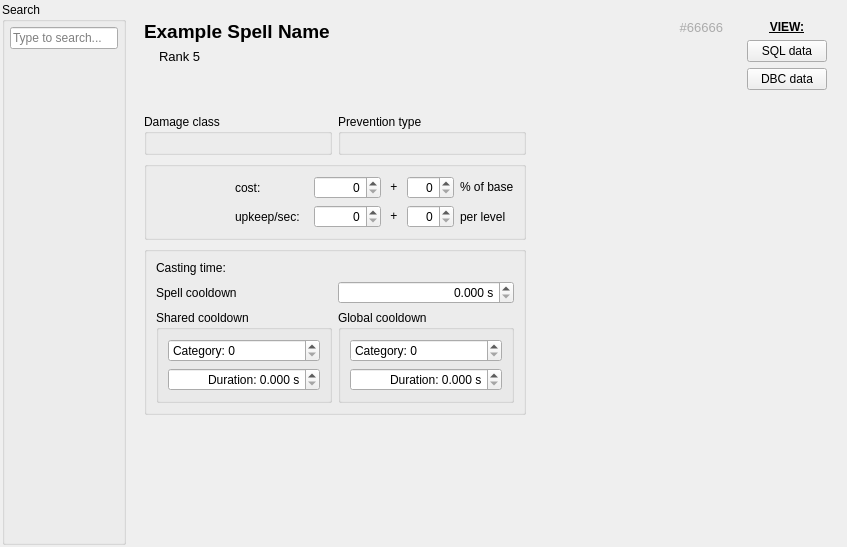
<?xml version="1.0" encoding="UTF-8"?>
<ui version="4.0">
 <class>SpellDBCPage</class>
 <widget class="SpellDBCPage" name="SpellDBCPage">
  <property name="geometry">
   <rect>
    <x>0</x>
    <y>0</y>
    <width>847</width>
    <height>547</height>
   </rect>
  </property>
  <property name="windowTitle">
   <string>SpellDBCPage</string>
  </property>
  <layout class="QHBoxLayout" name="horizontalLayout">
   <property name="spacing">
    <number>0</number>
   </property>
   <property name="leftMargin">
    <number>2</number>
   </property>
   <property name="topMargin">
    <number>2</number>
   </property>
   <property name="rightMargin">
    <number>2</number>
   </property>
   <property name="bottomMargin">
    <number>2</number>
   </property>
   <item>
    <widget class="QGroupBox" name="groupBox">
     <property name="sizePolicy">
      <sizepolicy hsizetype="Fixed" vsizetype="Preferred">
       <horstretch>0</horstretch>
       <verstretch>0</verstretch>
      </sizepolicy>
     </property>
     <property name="title">
      <string>Search</string>
     </property>
     <layout class="QVBoxLayout" name="verticalLayout">
      <property name="leftMargin">
       <number>5</number>
      </property>
      <property name="topMargin">
       <number>5</number>
      </property>
      <property name="rightMargin">
       <number>5</number>
      </property>
      <property name="bottomMargin">
       <number>5</number>
      </property>
      <item>
       <widget class="QLineEdit" name="_searchBox">
        <property name="inputMask">
         <string/>
        </property>
        <property name="text">
         <string/>
        </property>
        <property name="placeholderText">
         <string>Type to search...</string>
        </property>
       </widget>
      </item>
      <item>
       <widget class="SpellSearchResults" name="_searchResults" native="true"/>
      </item>
     </layout>
    </widget>
   </item>
   <item>
    <widget class="SpellDataDisplay" name="_dataDisplay" native="true">
     <layout class="QGridLayout" name="gridLayout_2">
      <item row="0" column="0" colspan="3" alignment="Qt::AlignTop">
       <widget class="SpellBaseProperties" name="_baseProperties" native="true">
        <property name="title" stdset="0">
         <string/>
        </property>
        <layout class="QGridLayout" name="gridLayout_3">
         <item row="0" column="0">
          <widget class="QLabel" name="_spellName">
           <property name="font">
            <font>
             <pointsize>14</pointsize>
             <weight>75</weight>
             <bold>true</bold>
            </font>
           </property>
           <property name="text">
            <string>Example Spell Name</string>
           </property>
           <property name="alignment">
            <set>Qt::AlignLeading|Qt::AlignLeft|Qt::AlignTop</set>
           </property>
          </widget>
         </item>
         <item row="1" column="0">
          <widget class="QLabel" name="_spellRank">
           <property name="font">
            <font>
             <pointsize>10</pointsize>
            </font>
           </property>
           <property name="text">
            <string>Rank 5</string>
           </property>
           <property name="indent">
            <number>15</number>
           </property>
          </widget>
         </item>
         <item row="0" column="1">
          <widget class="QLabel" name="_spellId">
           <property name="palette">
            <palette>
             <active>
              <colorrole role="WindowText">
               <brush brushstyle="SolidPattern">
                <color alpha="255">
                 <red>171</red>
                 <green>171</green>
                 <blue>171</blue>
                </color>
               </brush>
              </colorrole>
             </active>
             <inactive>
              <colorrole role="WindowText">
               <brush brushstyle="SolidPattern">
                <color alpha="255">
                 <red>171</red>
                 <green>171</green>
                 <blue>171</blue>
                </color>
               </brush>
              </colorrole>
             </inactive>
             <disabled>
              <colorrole role="WindowText">
               <brush brushstyle="SolidPattern">
                <color alpha="255">
                 <red>120</red>
                 <green>120</green>
                 <blue>120</blue>
                </color>
               </brush>
              </colorrole>
             </disabled>
            </palette>
           </property>
           <property name="font">
            <font>
             <pointsize>10</pointsize>
            </font>
           </property>
           <property name="text">
            <string>#66666</string>
           </property>
           <property name="alignment">
            <set>Qt::AlignRight|Qt::AlignTop|Qt::AlignTrailing</set>
           </property>
          </widget>
         </item>
         <item row="1" column="1">
          <widget class="SpellFamilyDropdown" name="_spellFamily" native="true">
           <property name="text" stdset="0">
            <string>TextLabel</string>
           </property>
          </widget>
         </item>
        </layout>
       </widget>
      </item>
      <item row="0" column="3">
       <widget class="SpellSourceSelector" name="_sourceSelector" native="true">
        <property name="sizePolicy">
         <sizepolicy hsizetype="Fixed" vsizetype="Fixed">
          <horstretch>1</horstretch>
          <verstretch>0</verstretch>
         </sizepolicy>
        </property>
        <property name="layoutDirection">
         <enum>Qt::LeftToRight</enum>
        </property>
        <property name="title" stdset="0">
         <string/>
        </property>
        <layout class="QVBoxLayout" name="verticalLayout_4">
         <property name="leftMargin">
          <number>0</number>
         </property>
         <property name="topMargin">
          <number>0</number>
         </property>
         <property name="rightMargin">
          <number>0</number>
         </property>
         <property name="bottomMargin">
          <number>0</number>
         </property>
         <item>
          <widget class="QStackedWidget" name="_sourcePageSelector">
           <property name="currentIndex">
            <number>0</number>
           </property>
           <widget class="QWidget" name="page">
            <layout class="QVBoxLayout" name="verticalLayout_3">
             <item>
              <widget class="QLabel" name="label">
               <property name="font">
                <font>
                 <weight>75</weight>
                 <bold>true</bold>
                 <underline>true</underline>
                </font>
               </property>
               <property name="text">
                <string>VIEW:</string>
               </property>
               <property name="alignment">
                <set>Qt::AlignCenter</set>
               </property>
              </widget>
             </item>
             <item>
              <widget class="QPushButton" name="_buttonDB">
               <property name="text">
                <string>SQL data</string>
               </property>
              </widget>
             </item>
             <item>
              <widget class="QPushButton" name="_buttonDBC">
               <property name="text">
                <string>DBC data</string>
               </property>
              </widget>
             </item>
            </layout>
           </widget>
           <widget class="QWidget" name="page_2">
            <layout class="QVBoxLayout" name="verticalLayout_5">
             <item>
              <widget class="QLabel" name="label_2">
               <property name="font">
                <font>
                 <weight>75</weight>
                 <bold>true</bold>
                 <underline>true</underline>
                </font>
               </property>
               <property name="text">
                <string>CHANGES:</string>
               </property>
               <property name="alignment">
                <set>Qt::AlignCenter</set>
               </property>
              </widget>
             </item>
             <item>
              <widget class="QPushButton" name="_buttonSave">
               <property name="text">
                <string>Save to DB</string>
               </property>
              </widget>
             </item>
             <item>
              <widget class="QPushButton" name="_buttonDiscard">
               <property name="text">
                <string>Discard</string>
               </property>
              </widget>
             </item>
            </layout>
           </widget>
          </widget>
         </item>
        </layout>
       </widget>
      </item>
      <item row="1" column="1">
       <widget class="SpellAuraProperties" name="_auraProperties" native="true">
        <property name="title" stdset="0">
         <string>Aura properties</string>
        </property>
       </widget>
      </item>
      <item row="2" column="0">
       <widget class="SpellCasterProperties" name="_casterProperties" native="true">
        <property name="title" stdset="0">
         <string>Caster properties</string>
        </property>
       </widget>
      </item>
      <item row="2" column="1">
       <widget class="SpellTargetProperties" name="_targetProperties" native="true">
        <property name="sizePolicy">
         <sizepolicy hsizetype="Preferred" vsizetype="Preferred">
          <horstretch>0</horstretch>
          <verstretch>0</verstretch>
         </sizepolicy>
        </property>
        <property name="title" stdset="0">
         <string>Target properties</string>
        </property>
       </widget>
      </item>
      <item row="1" column="2" rowspan="3" colspan="2">
       <widget class="SpellAttributes" name="_attributes" native="true">
        <property name="title" stdset="0">
         <string>Spell attributes</string>
        </property>
        <layout class="QVBoxLayout" name="verticalLayout_2">
         <property name="spacing">
          <number>0</number>
         </property>
         <property name="leftMargin">
          <number>0</number>
         </property>
         <property name="topMargin">
          <number>0</number>
         </property>
         <property name="rightMargin">
          <number>0</number>
         </property>
         <property name="bottomMargin">
          <number>0</number>
         </property>
         <item>
          <widget class="QStackedWidget" name="_pageSelector">
           <property name="sizePolicy">
            <sizepolicy hsizetype="Expanding" vsizetype="Expanding">
             <horstretch>0</horstretch>
             <verstretch>0</verstretch>
            </sizepolicy>
           </property>
           <widget class="SpellAttributesOverview" name="_overview"/>
          </widget>
         </item>
        </layout>
       </widget>
      </item>
      <item row="1" column="0">
       <widget class="SpellProperties" name="_spellProperties" native="true">
        <property name="title" stdset="0">
         <string>Spell properties</string>
        </property>
        <layout class="QVBoxLayout" name="verticalLayout_6">
         <item>
          <widget class="QWidget" name="widget" native="true">
           <layout class="QHBoxLayout" name="horizontalLayout_5">
            <property name="leftMargin">
             <number>0</number>
            </property>
            <property name="topMargin">
             <number>0</number>
            </property>
            <property name="rightMargin">
             <number>0</number>
            </property>
            <property name="bottomMargin">
             <number>0</number>
            </property>
            <item>
             <widget class="QGroupBox" name="groupBox_6">
              <property name="title">
               <string>Damage class</string>
              </property>
              <layout class="QVBoxLayout" name="verticalLayout_9">
               <item>
                <widget class="SpellDamageClassDropdown" name="_damageClass" native="true">
                 <property name="text" stdset="0">
                  <string>TextLabel</string>
                 </property>
                </widget>
               </item>
              </layout>
             </widget>
            </item>
            <item>
             <widget class="QGroupBox" name="groupBox_7">
              <property name="title">
               <string>Prevention type</string>
              </property>
              <layout class="QVBoxLayout" name="verticalLayout_10">
               <item>
                <widget class="SpellPreventionTypeDropdown" name="_preventionType" native="true">
                 <property name="text" stdset="0">
                  <string>TextLabel</string>
                 </property>
                </widget>
               </item>
              </layout>
             </widget>
            </item>
           </layout>
          </widget>
         </item>
         <item>
          <widget class="QGroupBox" name="groupBox_3">
           <property name="title">
            <string/>
           </property>
           <layout class="QGridLayout" name="gridLayout_5">
            <item row="0" column="1">
             <widget class="QLabel" name="label_5">
              <property name="text">
               <string>cost:</string>
              </property>
             </widget>
            </item>
            <item row="0" column="0">
             <widget class="PowerTypeDropdown" name="_powerType" native="true">
              <property name="sizePolicy">
               <sizepolicy hsizetype="Preferred" vsizetype="Preferred">
                <horstretch>0</horstretch>
                <verstretch>0</verstretch>
               </sizepolicy>
              </property>
              <property name="text" stdset="0">
               <string>TextLabel</string>
              </property>
             </widget>
            </item>
            <item row="1" column="1">
             <widget class="QLabel" name="_upkeepLabel">
              <property name="text">
               <string>upkeep/sec:</string>
              </property>
             </widget>
            </item>
            <item row="0" column="2">
             <widget class="QStackedWidget" name="_powerTypeSub">
              <property name="sizePolicy">
               <sizepolicy hsizetype="Maximum" vsizetype="Maximum">
                <horstretch>0</horstretch>
                <verstretch>0</verstretch>
               </sizepolicy>
              </property>
              <property name="currentIndex">
               <number>0</number>
              </property>
              <widget class="QWidget" name="page_3">
               <property name="sizePolicy">
                <sizepolicy hsizetype="Maximum" vsizetype="Maximum">
                 <horstretch>0</horstretch>
                 <verstretch>0</verstretch>
                </sizepolicy>
               </property>
               <layout class="QHBoxLayout" name="horizontalLayout_2">
                <property name="spacing">
                 <number>6</number>
                </property>
                <property name="sizeConstraint">
                 <enum>QLayout::SetDefaultConstraint</enum>
                </property>
                <property name="leftMargin">
                 <number>0</number>
                </property>
                <property name="topMargin">
                 <number>0</number>
                </property>
                <property name="rightMargin">
                 <number>0</number>
                </property>
                <property name="bottomMargin">
                 <number>0</number>
                </property>
                <item>
                 <widget class="QSpinBox" name="_manaCost">
                  <property name="sizePolicy">
                   <sizepolicy hsizetype="Fixed" vsizetype="Fixed">
                    <horstretch>0</horstretch>
                    <verstretch>0</verstretch>
                   </sizepolicy>
                  </property>
                  <property name="alignment">
                   <set>Qt::AlignRight|Qt::AlignTrailing|Qt::AlignVCenter</set>
                  </property>
                  <property name="minimum">
                   <number>0</number>
                  </property>
                  <property name="maximum">
                   <number>999999</number>
                  </property>
                 </widget>
                </item>
                <item>
                 <widget class="QLabel" name="_manaCostPctPrefix">
                  <property name="sizePolicy">
                   <sizepolicy hsizetype="Maximum" vsizetype="Maximum">
                    <horstretch>0</horstretch>
                    <verstretch>0</verstretch>
                   </sizepolicy>
                  </property>
                  <property name="text">
                   <string> + </string>
                  </property>
                 </widget>
                </item>
                <item>
                 <widget class="QSpinBox" name="_manaCostPercentage">
                  <property name="sizePolicy">
                   <sizepolicy hsizetype="Fixed" vsizetype="Fixed">
                    <horstretch>0</horstretch>
                    <verstretch>0</verstretch>
                   </sizepolicy>
                  </property>
                  <property name="alignment">
                   <set>Qt::AlignRight|Qt::AlignTrailing|Qt::AlignVCenter</set>
                  </property>
                  <property name="suffix">
                   <string/>
                  </property>
                  <property name="maximum">
                   <number>100</number>
                  </property>
                 </widget>
                </item>
                <item>
                 <widget class="QLabel" name="_manaCostPctSuffix">
                  <property name="sizePolicy">
                   <sizepolicy hsizetype="Maximum" vsizetype="Maximum">
                    <horstretch>0</horstretch>
                    <verstretch>0</verstretch>
                   </sizepolicy>
                  </property>
                  <property name="text">
                   <string>% of base</string>
                  </property>
                 </widget>
                </item>
               </layout>
              </widget>
              <widget class="QWidget" name="page_4">
               <property name="sizePolicy">
                <sizepolicy hsizetype="Maximum" vsizetype="Maximum">
                 <horstretch>0</horstretch>
                 <verstretch>0</verstretch>
                </sizepolicy>
               </property>
               <layout class="QHBoxLayout" name="horizontalLayout_3">
                <property name="leftMargin">
                 <number>0</number>
                </property>
                <property name="topMargin">
                 <number>0</number>
                </property>
                <property name="rightMargin">
                 <number>0</number>
                </property>
                <property name="bottomMargin">
                 <number>0</number>
                </property>
                <item>
                 <widget class="RuneCostDropdown" name="_runeCost" native="true">
                  <property name="sizePolicy">
                   <sizepolicy hsizetype="Maximum" vsizetype="Preferred">
                    <horstretch>0</horstretch>
                    <verstretch>0</verstretch>
                   </sizepolicy>
                  </property>
                  <property name="text" stdset="0">
                   <string>TextLabel</string>
                  </property>
                 </widget>
                </item>
               </layout>
              </widget>
             </widget>
            </item>
            <item row="1" column="2">
             <widget class="QWidget" name="_upkeepWidget" native="true">
              <layout class="QHBoxLayout" name="horizontalLayout_4">
               <property name="leftMargin">
                <number>0</number>
               </property>
               <property name="topMargin">
                <number>0</number>
               </property>
               <property name="rightMargin">
                <number>0</number>
               </property>
               <property name="bottomMargin">
                <number>0</number>
               </property>
               <item>
                <widget class="QSpinBox" name="_channelCost">
                 <property name="sizePolicy">
                  <sizepolicy hsizetype="Fixed" vsizetype="Fixed">
                   <horstretch>0</horstretch>
                   <verstretch>0</verstretch>
                  </sizepolicy>
                 </property>
                 <property name="alignment">
                  <set>Qt::AlignRight|Qt::AlignTrailing|Qt::AlignVCenter</set>
                 </property>
                 <property name="minimum">
                  <number>0</number>
                 </property>
                 <property name="maximum">
                  <number>999999</number>
                 </property>
                </widget>
               </item>
               <item>
                <widget class="QLabel" name="label_7">
                 <property name="sizePolicy">
                  <sizepolicy hsizetype="Maximum" vsizetype="Maximum">
                   <horstretch>0</horstretch>
                   <verstretch>0</verstretch>
                  </sizepolicy>
                 </property>
                 <property name="text">
                  <string> + </string>
                 </property>
                </widget>
               </item>
               <item>
                <widget class="QSpinBox" name="_channelCostPerLevel">
                 <property name="sizePolicy">
                  <sizepolicy hsizetype="Fixed" vsizetype="Fixed">
                   <horstretch>0</horstretch>
                   <verstretch>0</verstretch>
                  </sizepolicy>
                 </property>
                 <property name="alignment">
                  <set>Qt::AlignRight|Qt::AlignTrailing|Qt::AlignVCenter</set>
                 </property>
                 <property name="suffix">
                  <string/>
                 </property>
                 <property name="maximum">
                  <number>100</number>
                 </property>
                </widget>
               </item>
               <item>
                <widget class="QLabel" name="label_8">
                 <property name="text">
                  <string>per level</string>
                 </property>
                </widget>
               </item>
              </layout>
             </widget>
            </item>
           </layout>
          </widget>
         </item>
         <item>
          <widget class="QGroupBox" name="groupBox_2">
           <property name="title">
            <string/>
           </property>
           <layout class="QGridLayout" name="gridLayout_4">
            <item row="0" column="1">
             <widget class="SpellCastTimeDropdown" name="_castTime" native="true">
              <property name="text" stdset="0">
               <string>TextLabel</string>
              </property>
              <property name="margin" stdset="0">
               <number>2</number>
              </property>
             </widget>
            </item>
            <item row="0" column="0">
             <widget class="QLabel" name="label_3">
              <property name="text">
               <string>Casting time:</string>
              </property>
             </widget>
            </item>
            <item row="1" column="0">
             <widget class="QLabel" name="label_4">
              <property name="text">
               <string>Spell cooldown</string>
              </property>
             </widget>
            </item>
            <item row="1" column="1">
             <widget class="QDoubleSpinBox" name="_recoveryTime">
              <property name="alignment">
               <set>Qt::AlignRight|Qt::AlignTrailing|Qt::AlignVCenter</set>
              </property>
              <property name="suffix">
               <string> s</string>
              </property>
              <property name="decimals">
               <number>3</number>
              </property>
              <property name="maximum">
               <double>4294967.294999999925494</double>
              </property>
              <property name="singleStep">
               <double>0.500000000000000</double>
              </property>
             </widget>
            </item>
            <item row="2" column="0">
             <widget class="QGroupBox" name="groupBox_4">
              <property name="title">
               <string>Shared cooldown</string>
              </property>
              <layout class="QVBoxLayout" name="verticalLayout_7">
               <item>
                <widget class="QSpinBox" name="_spellCategory">
                 <property name="prefix">
                  <string>Category: </string>
                 </property>
                 <property name="maximum">
                  <number>429496729</number>
                 </property>
                </widget>
               </item>
               <item>
                <widget class="QDoubleSpinBox" name="_categoryCooldown">
                 <property name="alignment">
                  <set>Qt::AlignRight|Qt::AlignTrailing|Qt::AlignVCenter</set>
                 </property>
                 <property name="prefix">
                  <string>Duration: </string>
                 </property>
                 <property name="suffix">
                  <string> s</string>
                 </property>
                 <property name="decimals">
                  <number>3</number>
                 </property>
                 <property name="maximum">
                  <double>4294967.294999999925494</double>
                 </property>
                 <property name="singleStep">
                  <double>0.500000000000000</double>
                 </property>
                </widget>
               </item>
              </layout>
             </widget>
            </item>
            <item row="2" column="1">
             <widget class="QGroupBox" name="groupBox_5">
              <property name="title">
               <string>Global cooldown</string>
              </property>
              <layout class="QVBoxLayout" name="verticalLayout_8">
               <item>
                <widget class="QSpinBox" name="_gcdCategory">
                 <property name="toolTip">
                  <string>&lt;html&gt;&lt;head/&gt;&lt;body&gt;&lt;p&gt;The standard global cooldown uses &lt;span style=&quot; font-weight:600;&quot;&gt;category 133&lt;/span&gt;&lt;/p&gt;&lt;/body&gt;&lt;/html&gt;</string>
                 </property>
                 <property name="alignment">
                  <set>Qt::AlignLeading|Qt::AlignLeft|Qt::AlignVCenter</set>
                 </property>
                 <property name="prefix">
                  <string>Category: </string>
                 </property>
                 <property name="maximum">
                  <number>429496729</number>
                 </property>
                </widget>
               </item>
               <item>
                <widget class="QDoubleSpinBox" name="_gcdDuration">
                 <property name="alignment">
                  <set>Qt::AlignRight|Qt::AlignTrailing|Qt::AlignVCenter</set>
                 </property>
                 <property name="prefix">
                  <string>Duration: </string>
                 </property>
                 <property name="suffix">
                  <string> s</string>
                 </property>
                 <property name="decimals">
                  <number>3</number>
                 </property>
                 <property name="maximum">
                  <double>4294967.294999999925494</double>
                 </property>
                 <property name="singleStep">
                  <double>0.500000000000000</double>
                 </property>
                </widget>
               </item>
              </layout>
             </widget>
            </item>
           </layout>
          </widget>
         </item>
         <item>
          <widget class="SpellSchoolSelector" name="_spellSchools" native="true">
           <property name="title" stdset="0">
            <string>Spell schools:</string>
           </property>
          </widget>
         </item>
         <item>
          <widget class="CastInterruptSelector" name="_interruptFlags" native="true">
           <property name="title" stdset="0">
            <string>Cast interrupt flags:</string>
           </property>
          </widget>
         </item>
         <item>
          <widget class="ChannelInterruptSelector" name="_channelInterruptFlags" native="true">
           <property name="title" stdset="0">
            <string>Channel interrupt flags:</string>
           </property>
          </widget>
         </item>
        </layout>
       </widget>
      </item>
      <item row="3" column="0" colspan="2">
       <widget class="SpellEffectProperties" name="_effectProperties" native="true">
        <property name="title" stdset="0">
         <string/>
        </property>
       </widget>
      </item>
     </layout>
    </widget>
   </item>
  </layout>
 </widget>
 <customwidgets>
  <customwidget>
   <class>SpellDBCPage</class>
   <extends>QWidget</extends>
   <header>spelldbcpage.h</header>
   <container>1</container>
  </customwidget>
  <customwidget>
   <class>SpellSearchResults</class>
   <extends>QWidget</extends>
   <header>spellsearchresults.h</header>
  </customwidget>
  <customwidget>
   <class>SpellDataDisplay</class>
   <extends>QWidget</extends>
   <header>spelldatadisplay.h</header>
  </customwidget>
  <customwidget>
   <class>SpellBaseProperties</class>
   <extends>QWidget</extends>
   <header>spellbaseproperties.h</header>
  </customwidget>
  <customwidget>
   <class>SpellFamilyDropdown</class>
   <extends>QWidget</extends>
   <header>spellfamilydropdown.h</header>
  </customwidget>
  <customwidget>
   <class>SpellSourceSelector</class>
   <extends>QWidget</extends>
   <header>spellsourceselector.h</header>
  </customwidget>
  <customwidget>
   <class>SpellAuraProperties</class>
   <extends>QWidget</extends>
   <header>spellauraproperties.h</header>
  </customwidget>
  <customwidget>
   <class>SpellCasterProperties</class>
   <extends>QWidget</extends>
   <header>spellcasterproperties.h</header>
  </customwidget>
  <customwidget>
   <class>SpellTargetProperties</class>
   <extends>QWidget</extends>
   <header>spelltargetproperties.h</header>
  </customwidget>
  <customwidget>
   <class>SpellAttributes</class>
   <extends>QWidget</extends>
   <header>spellattributes.h</header>
  </customwidget>
  <customwidget>
   <class>SpellAttributesOverview</class>
   <extends>QWidget</extends>
   <header>spellattributesoverview.h</header>
  </customwidget>
  <customwidget>
   <class>SpellProperties</class>
   <extends>QWidget</extends>
   <header>spellproperties.h</header>
  </customwidget>
  <customwidget>
   <class>SpellDamageClassDropdown</class>
   <extends>QWidget</extends>
   <header>spelldamageclassdropdown.h</header>
  </customwidget>
  <customwidget>
   <class>SpellPreventionTypeDropdown</class>
   <extends>QWidget</extends>
   <header>spellpreventiontypedropdown.h</header>
  </customwidget>
  <customwidget>
   <class>PowerTypeDropdown</class>
   <extends>QWidget</extends>
   <header>powertypedropdown.h</header>
  </customwidget>
  <customwidget>
   <class>RuneCostDropdown</class>
   <extends>QWidget</extends>
   <header>runecostdropdown.h</header>
  </customwidget>
  <customwidget>
   <class>SpellCastTimeDropdown</class>
   <extends>QWidget</extends>
   <header>spellcasttimedropdown.h</header>
  </customwidget>
  <customwidget>
   <class>SpellSchoolSelector</class>
   <extends>QWidget</extends>
   <header>spellschoolselector.h</header>
  </customwidget>
  <customwidget>
   <class>CastInterruptSelector</class>
   <extends>QWidget</extends>
   <header>castinterruptselector.h</header>
  </customwidget>
  <customwidget>
   <class>ChannelInterruptSelector</class>
   <extends>QWidget</extends>
   <header>channelinterruptselector.h</header>
  </customwidget>
  <customwidget>
   <class>SpellEffectProperties</class>
   <extends>QWidget</extends>
   <header>spelleffectproperties.h</header>
  </customwidget>
 </customwidgets>
 <resources/>
 <connections/>
</ui>
